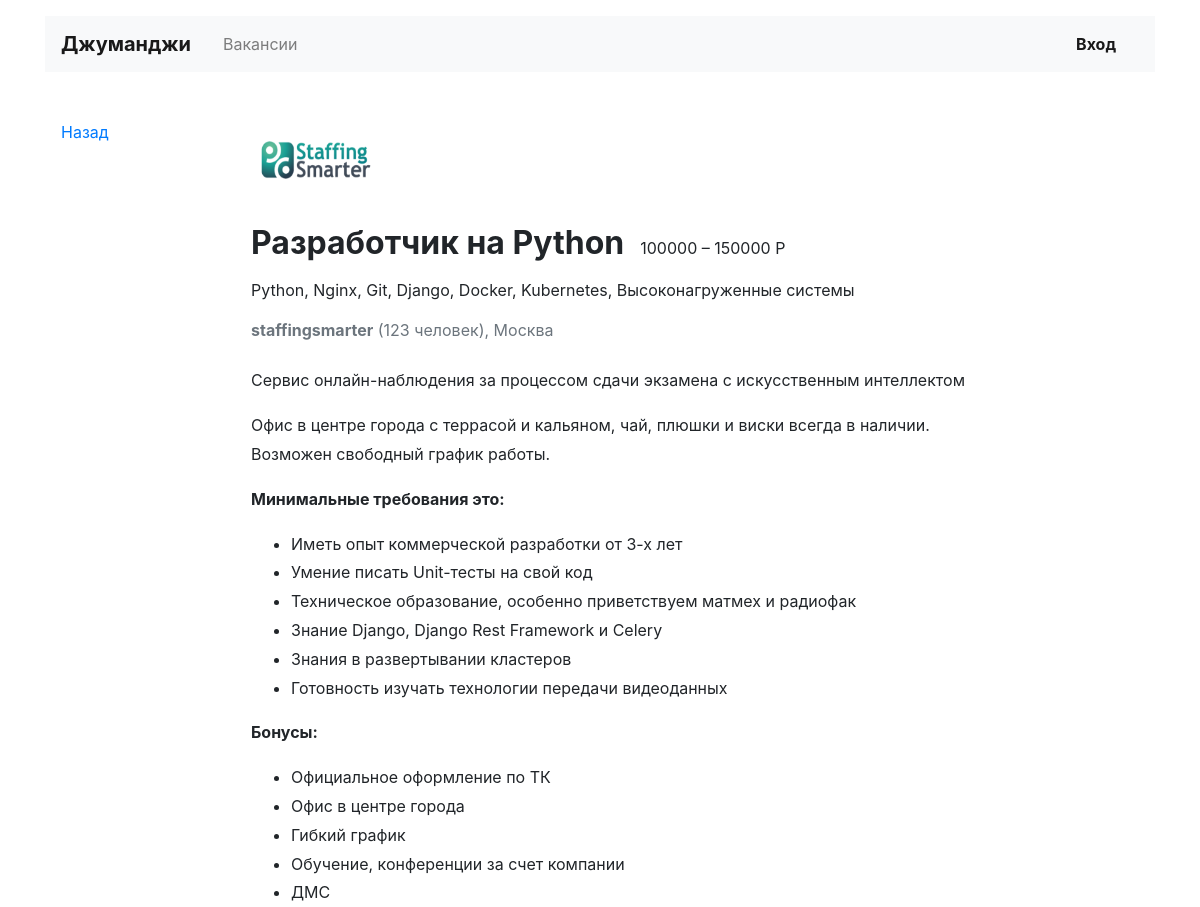
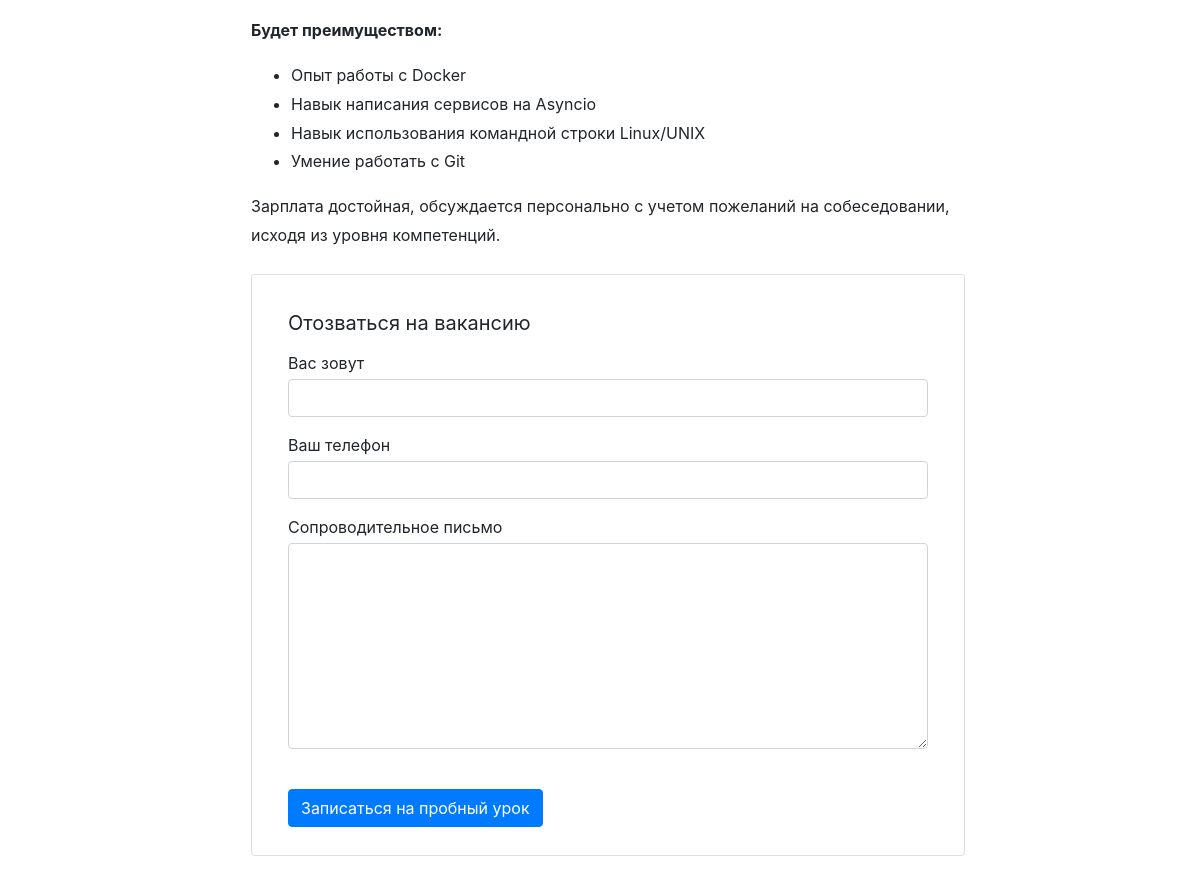
The page /vacancies/1/ on the database its author committed (2 pictures, top to bottom).
### vacancies/models.py (models this page shows)
class Vacancy(models.Model):
    title = CharField(max_length=256)
    specialty = ForeignKey(Specialty, related_name="vacancies", on_delete=CASCADE)
    company = ForeignKey(Company, related_name="vacancies", on_delete=CASCADE)
    skills = TextField()
    description = TextField()
    salary_min = IntegerField()
    salary_max = IntegerField()
    published_at = DateField()

class Company(models.Model):
    name = CharField(max_length=256)
    location = CharField(max_length=256)
    logo = URLField(default='https://place-hold.it/100x60')
    description = TextField()
    employee_count = IntegerField()

### vacancies/views.py (the view)
# urls.py: path('vacancies/<int:vacancy_id>/', VacancyView.as_view(), name='vacancy'),
class VacancyView(TemplateView):
    template_name = "vacancy.html"
    def get_context_data(self, **kwargs):
        context = super(VacancyView, self).get_context_data(**kwargs)
        vacancy_id = int(self.kwargs['vacancy_id'])
        try:
            context['vacancy'] = Vacancy.objects.get(id=vacancy_id)
        except Vacancy.DoesNotExist:
            raise Http404(f"vacancy id={vacancy_id} not found")
        return context

### vacancies/templates/vacancy.html
{% extends 'base.html' %}
{% block container %}
  <main class="container mt-3 pb-5">
    <div class="row mt-5">
      <div class="col-12 col-lg-2">
        <div class="pl-3 mb-5">
          <p><a href="#">Назад</a></p>
        </div>
      </div>
      <div class="col-12 col-lg-8">
        <section class="pl-3">
          <a href="/companies/{{ vacancy.company.id }}"><img src="/static/{{ vacancy.company.logo }}" width="130" height="80" alt=""></a>
          <div class="d-flex align-items-baseline align-content-baseline">
            <h1 class="h2 mt-4 font-weight-bold" >{{ vacancy.title }}</h1>
            <p class="m-0 pl-3">{{ vacancy.salary_min }} – {{ vacancy.salary_max }} Р</p>
          </div>
          <p class="mt-2">{{ vacancy.skills }}</p>
          <p class="text-muted mb-4"><b>{{ vacancy.company.name }}</b> ({{ vacancy.company.employee_count }} человек), {{ vacancy.company.location }}</p>
          <div style="line-height: 1.8;">
            <p>{{ vacancy.company.description }}</p>
            {{ vacancy.description|safe }}
          </div>
          <form action="/echo" class="card mt-4 mb-3" enctype="multipart/form-data">
            <div class="card-body mx-3">
              <p class="h5 mt-3 font-weight-normal">Отозваться на вакансию</p>
              <div class="form-group">
                <label class="mb-1 mt-2" for="userName">Вас зовут</label>
                <input class="form-control" type="text" placeholder="" id="userName">
              </div>
              <div class="form-group">
                <label class="mb-1" for="userPhone">Ваш телефон</label>
                <input class="form-control" type="tel" placeholder="" id="userPhone">
              </div>
              <div class="form-group">
                <label class="mb-1" for="userMsg" >Сопроводительное письмо</label>
                <textarea class="form-control" rows="8" id="userMsg"></textarea>
              </div>
              <input type="submit" class="btn btn-primary mt-4 mb-2" value="Записаться на пробный урок">
            </div>
          </form>
        </section>
      </div>
    </div>
  </main>
{% endblock %}

### rows shown on the page
Vacancy: company.logo (picture), title "Разработчик на Python", salary_min "100000", salary_max "150000", skills "Python, Nginx, Git, Django, Docker, Kubernetes, Высоконагруженные системы", company.name "staffingsmarter", company.employee_count "123", company.location "Москва", company.description "Сервис онлайн-наблюдения за процессом сдачи экзамена с искусственным интеллектом", description "Офис в центре города с террасой и кальяном, чай, плюшки и виски всегда в наличии. Возможен свободный график работы. Минимальные требования это: Иметь опыт коммерческой разработки от 3-х лет Умение писать Unit-тесты на свой код Техническое образование, особенно приветствуем матмех и радиофак Знание Django, Django Rest Framework и Celery Знания в развертывании кластеров Готовность изучать технологии передачи видеоданных Бонусы: Официальное оформление по ТК Офис в центре города Гибкий график Обучение, конференции за счет компании ДМС Будет преимуществом: Опыт работы с Docker Навык написания сервисов на Asyncio Навык использования командной строки Linux/UNIX Умение работать с Git Зарплата…"
